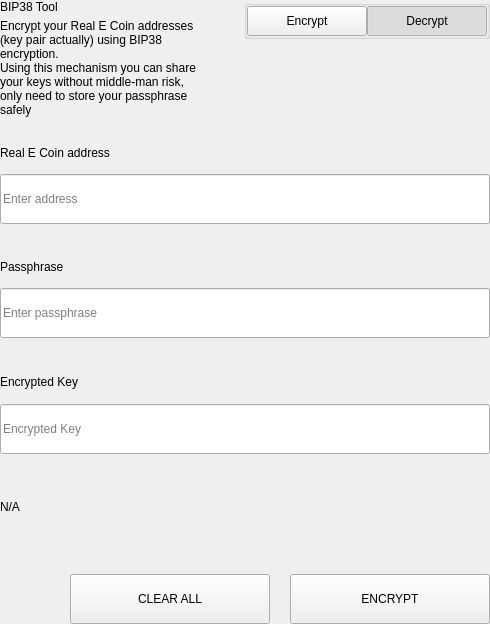
<?xml version="1.0" encoding="UTF-8"?>
<ui version="4.0">
 <class>SettingsBitToolWidget</class>
 <widget class="QWidget" name="SettingsBitToolWidget">
  <property name="geometry">
   <rect>
    <x>0</x>
    <y>0</y>
    <width>490</width>
    <height>624</height>
   </rect>
  </property>
  <property name="windowTitle">
   <string>Form</string>
  </property>
  <layout class="QVBoxLayout" name="verticalLayout">
   <property name="spacing">
    <number>0</number>
   </property>
   <property name="leftMargin">
    <number>0</number>
   </property>
   <property name="topMargin">
    <number>0</number>
   </property>
   <property name="rightMargin">
    <number>0</number>
   </property>
   <property name="bottomMargin">
    <number>0</number>
   </property>
   <item>
    <widget class="QWidget" name="left" native="true">
     <layout class="QVBoxLayout" name="verticalLayout_3">
      <property name="leftMargin">
       <number>0</number>
      </property>
      <property name="topMargin">
       <number>0</number>
      </property>
      <property name="rightMargin">
       <number>0</number>
      </property>
      <property name="bottomMargin">
       <number>0</number>
      </property>
      <item>
       <layout class="QVBoxLayout" name="verticalLayout_2">
        <property name="spacing">
         <number>0</number>
        </property>
        <item>
         <layout class="QHBoxLayout" name="horizontalLayout_3" stretch="3,1">
          <property name="spacing">
           <number>40</number>
          </property>
          <item>
           <layout class="QVBoxLayout" name="verticalLayoutTitle">
            <property name="spacing">
             <number>5</number>
            </property>
            <item>
             <widget class="QLabel" name="labelTitle">
              <property name="text">
               <string>BIP38 Tool</string>
              </property>
             </widget>
            </item>
            <item>
             <widget class="QLabel" name="labelSubtitle1">
              <property name="text">
               <string>Encrypt your Real E Coin addresses (key pair actually) using BIP38 encryption.
Using this mechanism you can share your keys without middle-man risk, only need to store your passphrase safely</string>
              </property>
              <property name="wordWrap">
               <bool>true</bool>
              </property>
             </widget>
            </item>
           </layout>
          </item>
          <item alignment="Qt::AlignTop">
           <widget class="QGroupBox" name="groupBox">
            <property name="title">
             <string/>
            </property>
            <property name="alignment">
             <set>Qt::AlignLeading|Qt::AlignLeft|Qt::AlignTop</set>
            </property>
            <layout class="QHBoxLayout" name="horizontalLayout_4">
             <property name="spacing">
              <number>0</number>
             </property>
             <property name="leftMargin">
              <number>0</number>
             </property>
             <property name="topMargin">
              <number>0</number>
             </property>
             <property name="rightMargin">
              <number>0</number>
             </property>
             <property name="bottomMargin">
              <number>0</number>
             </property>
             <item>
              <spacer name="horizontalSpacer">
               <property name="orientation">
                <enum>Qt::Horizontal</enum>
               </property>
               <property name="sizeHint" stdset="0">
                <size>
                 <width>40</width>
                 <height>20</height>
                </size>
               </property>
              </spacer>
             </item>
             <item>
              <widget class="QPushButton" name="pushLeft">
               <property name="minimumSize">
                <size>
                 <width>120</width>
                 <height>30</height>
                </size>
               </property>
               <property name="maximumSize">
                <size>
                 <width>120</width>
                 <height>30</height>
                </size>
               </property>
               <property name="focusPolicy">
                <enum>Qt::NoFocus</enum>
               </property>
               <property name="text">
                <string>Encrypt</string>
               </property>
               <property name="checkable">
                <bool>true</bool>
               </property>
               <property name="autoExclusive">
                <bool>true</bool>
               </property>
              </widget>
             </item>
             <item>
              <widget class="QPushButton" name="pushRight">
               <property name="minimumSize">
                <size>
                 <width>120</width>
                 <height>30</height>
                </size>
               </property>
               <property name="maximumSize">
                <size>
                 <width>120</width>
                 <height>30</height>
                </size>
               </property>
               <property name="focusPolicy">
                <enum>Qt::NoFocus</enum>
               </property>
               <property name="text">
                <string>Decrypt</string>
               </property>
               <property name="checkable">
                <bool>true</bool>
               </property>
               <property name="checked">
                <bool>true</bool>
               </property>
               <property name="autoExclusive">
                <bool>true</bool>
               </property>
              </widget>
             </item>
            </layout>
           </widget>
          </item>
         </layout>
        </item>
        <item>
         <widget class="QStackedWidget" name="stackedWidget">
          <property name="currentIndex">
           <number>1</number>
          </property>
          <widget class="QWidget" name="pageDecrypt">
           <layout class="QVBoxLayout" name="verticalLayout_5">
            <property name="spacing">
             <number>0</number>
            </property>
            <property name="leftMargin">
             <number>0</number>
            </property>
            <property name="topMargin">
             <number>0</number>
            </property>
            <property name="rightMargin">
             <number>0</number>
            </property>
            <property name="bottomMargin">
             <number>0</number>
            </property>
            <item>
             <widget class="QWidget" name="widget" native="true">
              <property name="minimumSize">
               <size>
                <width>0</width>
                <height>100</height>
               </size>
              </property>
              <layout class="QVBoxLayout" name="verticalLayout_4">
               <property name="spacing">
                <number>0</number>
               </property>
               <property name="leftMargin">
                <number>0</number>
               </property>
               <property name="topMargin">
                <number>0</number>
               </property>
               <property name="rightMargin">
                <number>0</number>
               </property>
               <property name="bottomMargin">
                <number>0</number>
               </property>
               <item>
                <spacer name="verticalSpacer_2">
                 <property name="orientation">
                  <enum>Qt::Vertical</enum>
                 </property>
                 <property name="sizeType">
                  <enum>QSizePolicy::Fixed</enum>
                 </property>
                 <property name="sizeHint" stdset="0">
                  <size>
                   <width>20</width>
                   <height>20</height>
                  </size>
                 </property>
                </spacer>
               </item>
               <item>
                <layout class="QHBoxLayout" name="horizontalLayout_6" stretch="2">
                 <property name="spacing">
                  <number>0</number>
                 </property>
                 <item>
                  <layout class="QVBoxLayout" name="verticalLayout_7">
                   <property name="spacing">
                    <number>9</number>
                   </property>
                   <item>
                    <widget class="QLabel" name="labelSubtitleKey">
                     <property name="minimumSize">
                      <size>
                       <width>0</width>
                       <height>20</height>
                      </size>
                     </property>
                     <property name="maximumSize">
                      <size>
                       <width>16777215</width>
                       <height>20</height>
                      </size>
                     </property>
                     <property name="text">
                      <string>Encrypted key</string>
                     </property>
                    </widget>
                   </item>
                   <item>
                    <widget class="QLineEdit" name="lineEditKey">
                     <property name="minimumSize">
                      <size>
                       <width>0</width>
                       <height>50</height>
                      </size>
                     </property>
                     <property name="maximumSize">
                      <size>
                       <width>16777215</width>
                       <height>50</height>
                      </size>
                     </property>
                     <property name="placeholderText">
                      <string>Enter a encrypted key</string>
                     </property>
                    </widget>
                   </item>
                  </layout>
                 </item>
                </layout>
               </item>
               <item>
                <spacer name="verticalSpacer_3">
                 <property name="orientation">
                  <enum>Qt::Vertical</enum>
                 </property>
                 <property name="sizeType">
                  <enum>QSizePolicy::Fixed</enum>
                 </property>
                 <property name="sizeHint" stdset="0">
                  <size>
                   <width>20</width>
                   <height>20</height>
                  </size>
                 </property>
                </spacer>
               </item>
               <item>
                <layout class="QVBoxLayout" name="verticalLayout_9">
                 <property name="spacing">
                  <number>9</number>
                 </property>
                 <item>
                  <widget class="QLabel" name="labelSubtitlePassphrase">
                   <property name="maximumSize">
                    <size>
                     <width>16777215</width>
                     <height>20</height>
                    </size>
                   </property>
                   <property name="text">
                    <string>Passphrase</string>
                   </property>
                  </widget>
                 </item>
                 <item>
                  <widget class="QLineEdit" name="lineEditPassphrase">
                   <property name="minimumSize">
                    <size>
                     <width>0</width>
                     <height>50</height>
                    </size>
                   </property>
                   <property name="maximumSize">
                    <size>
                     <width>16777215</width>
                     <height>50</height>
                    </size>
                   </property>
                   <property name="placeholderText">
                    <string>Enter a passphrase</string>
                   </property>
                  </widget>
                 </item>
                </layout>
               </item>
               <item>
                <spacer name="verticalSpacer_4">
                 <property name="orientation">
                  <enum>Qt::Vertical</enum>
                 </property>
                 <property name="sizeType">
                  <enum>QSizePolicy::Fixed</enum>
                 </property>
                 <property name="sizeHint" stdset="0">
                  <size>
                   <width>20</width>
                   <height>20</height>
                  </size>
                 </property>
                </spacer>
               </item>
               <item>
                <widget class="QWidget" name="widget_3" native="true">
                 <property name="sizePolicy">
                  <sizepolicy hsizetype="Preferred" vsizetype="Fixed">
                   <horstretch>0</horstretch>
                   <verstretch>0</verstretch>
                  </sizepolicy>
                 </property>
                 <layout class="QVBoxLayout" name="verticalLayout_10">
                  <property name="spacing">
                   <number>9</number>
                  </property>
                  <property name="leftMargin">
                   <number>0</number>
                  </property>
                  <property name="topMargin">
                   <number>0</number>
                  </property>
                  <property name="rightMargin">
                   <number>0</number>
                  </property>
                  <property name="bottomMargin">
                   <number>0</number>
                  </property>
                  <item>
                   <widget class="QLabel" name="labelSubtitleDecryptResult">
                    <property name="minimumSize">
                     <size>
                      <width>0</width>
                      <height>20</height>
                     </size>
                    </property>
                    <property name="maximumSize">
                     <size>
                      <width>16777215</width>
                      <height>20</height>
                     </size>
                    </property>
                    <property name="text">
                     <string>Decrypted address result</string>
                    </property>
                   </widget>
                  </item>
                  <item>
                   <widget class="QWidget" name="widget_4" native="true">
                    <layout class="QHBoxLayout" name="horizontalLayout" stretch="6,0,1">
                     <property name="spacing">
                      <number>0</number>
                     </property>
                     <property name="leftMargin">
                      <number>0</number>
                     </property>
                     <property name="topMargin">
                      <number>0</number>
                     </property>
                     <property name="rightMargin">
                      <number>0</number>
                     </property>
                     <property name="bottomMargin">
                      <number>0</number>
                     </property>
                     <item alignment="Qt::AlignVCenter">
                      <widget class="QLineEdit" name="lineEditDecryptResult">
                       <property name="minimumSize">
                        <size>
                         <width>0</width>
                         <height>50</height>
                        </size>
                       </property>
                       <property name="maximumSize">
                        <size>
                         <width>16777215</width>
                         <height>50</height>
                        </size>
                       </property>
                       <property name="placeholderText">
                        <string>Decrypted Address</string>
                       </property>
                      </widget>
                     </item>
                     <item>
                      <spacer name="horizontalSpacer_4">
                       <property name="orientation">
                        <enum>Qt::Horizontal</enum>
                       </property>
                       <property name="sizeType">
                        <enum>QSizePolicy::Fixed</enum>
                       </property>
                       <property name="sizeHint" stdset="0">
                        <size>
                         <width>20</width>
                         <height>50</height>
                        </size>
                       </property>
                      </spacer>
                     </item>
                     <item>
                      <widget class="QPushButton" name="pushButtonImport">
                       <property name="minimumSize">
                        <size>
                         <width>140</width>
                         <height>40</height>
                        </size>
                       </property>
                       <property name="text">
                        <string>Import Address</string>
                       </property>
                      </widget>
                     </item>
                    </layout>
                   </widget>
                  </item>
                 </layout>
                </widget>
               </item>
               <item>
                <widget class="QLabel" name="statusLabel_DEC">
                 <property name="maximumSize">
                  <size>
                   <width>16777215</width>
                   <height>40</height>
                  </size>
                 </property>
                 <property name="text">
                  <string/>
                 </property>
                </widget>
               </item>
               <item>
                <spacer name="verticalSpacer">
                 <property name="orientation">
                  <enum>Qt::Vertical</enum>
                 </property>
                 <property name="sizeType">
                  <enum>QSizePolicy::Preferred</enum>
                 </property>
                 <property name="sizeHint" stdset="0">
                  <size>
                   <width>20</width>
                   <height>20</height>
                  </size>
                 </property>
                </spacer>
               </item>
               <item>
                <layout class="QHBoxLayout" name="horizontalLayout_7">
                 <property name="spacing">
                  <number>0</number>
                 </property>
                 <item>
                  <spacer name="horizontalSpacer_5">
                   <property name="orientation">
                    <enum>Qt::Horizontal</enum>
                   </property>
                   <property name="sizeType">
                    <enum>QSizePolicy::Expanding</enum>
                   </property>
                   <property name="sizeHint" stdset="0">
                    <size>
                     <width>40</width>
                     <height>20</height>
                    </size>
                   </property>
                  </spacer>
                 </item>
                 <item>
                  <widget class="QPushButton" name="pushButtonDecryptClear">
                   <property name="minimumSize">
                    <size>
                     <width>200</width>
                     <height>50</height>
                    </size>
                   </property>
                   <property name="maximumSize">
                    <size>
                     <width>200</width>
                     <height>50</height>
                    </size>
                   </property>
                   <property name="text">
                    <string>CLEAR</string>
                   </property>
                  </widget>
                 </item>
                 <item>
                  <spacer name="horizontalSpacer_3">
                   <property name="orientation">
                    <enum>Qt::Horizontal</enum>
                   </property>
                   <property name="sizeType">
                    <enum>QSizePolicy::Fixed</enum>
                   </property>
                   <property name="sizeHint" stdset="0">
                    <size>
                     <width>20</width>
                     <height>20</height>
                    </size>
                   </property>
                  </spacer>
                 </item>
                 <item>
                  <widget class="QPushButton" name="pushButtonDecrypt">
                   <property name="minimumSize">
                    <size>
                     <width>200</width>
                     <height>50</height>
                    </size>
                   </property>
                   <property name="maximumSize">
                    <size>
                     <width>200</width>
                     <height>50</height>
                    </size>
                   </property>
                   <property name="text">
                    <string>DECRYPT KEY</string>
                   </property>
                  </widget>
                 </item>
                </layout>
               </item>
              </layout>
             </widget>
            </item>
           </layout>
          </widget>
          <widget class="QWidget" name="pageEncrypt">
           <layout class="QVBoxLayout" name="verticalLayout_11">
            <property name="spacing">
             <number>0</number>
            </property>
            <property name="leftMargin">
             <number>0</number>
            </property>
            <property name="topMargin">
             <number>0</number>
            </property>
            <property name="rightMargin">
             <number>0</number>
            </property>
            <property name="bottomMargin">
             <number>0</number>
            </property>
            <item>
             <spacer name="verticalSpacer_8">
              <property name="orientation">
               <enum>Qt::Vertical</enum>
              </property>
              <property name="sizeType">
               <enum>QSizePolicy::Fixed</enum>
              </property>
              <property name="sizeHint" stdset="0">
               <size>
                <width>20</width>
                <height>20</height>
               </size>
              </property>
             </spacer>
            </item>
            <item>
             <widget class="QWidget" name="containerAddressEnc" native="true">
              <layout class="QVBoxLayout" name="containerAddressEncLayout">
               <property name="spacing">
                <number>5</number>
               </property>
               <property name="leftMargin">
                <number>0</number>
               </property>
               <property name="topMargin">
                <number>0</number>
               </property>
               <property name="rightMargin">
                <number>0</number>
               </property>
               <property name="bottomMargin">
                <number>0</number>
               </property>
               <item>
                <widget class="QLabel" name="labelSubtitleAddress">
                 <property name="minimumSize">
                  <size>
                   <width>0</width>
                   <height>20</height>
                  </size>
                 </property>
                 <property name="maximumSize">
                  <size>
                   <width>16777215</width>
                   <height>20</height>
                  </size>
                 </property>
                 <property name="text">
                  <string>Real E Coin address</string>
                 </property>
                </widget>
               </item>
               <item>
                <widget class="QLineEdit" name="addressIn_ENC">
                 <property name="minimumSize">
                  <size>
                   <width>0</width>
                   <height>50</height>
                  </size>
                 </property>
                 <property name="placeholderText">
                  <string>Enter address</string>
                 </property>
                </widget>
               </item>
              </layout>
             </widget>
            </item>
            <item>
             <spacer name="verticalSpacer_6">
              <property name="orientation">
               <enum>Qt::Vertical</enum>
              </property>
              <property name="sizeType">
               <enum>QSizePolicy::Fixed</enum>
              </property>
              <property name="sizeHint" stdset="0">
               <size>
                <width>20</width>
                <height>20</height>
               </size>
              </property>
             </spacer>
            </item>
            <item>
             <widget class="QWidget" name="containerAddress" native="true">
              <layout class="QHBoxLayout" name="horizontalLayout_9" stretch="2">
               <property name="spacing">
                <number>0</number>
               </property>
               <property name="leftMargin">
                <number>0</number>
               </property>
               <property name="topMargin">
                <number>0</number>
               </property>
               <property name="rightMargin">
                <number>0</number>
               </property>
               <property name="bottomMargin">
                <number>0</number>
               </property>
               <item>
                <layout class="QVBoxLayout" name="verticalLayout_8">
                 <property name="spacing">
                  <number>5</number>
                 </property>
                 <item>
                  <widget class="QLabel" name="labelSubtitleMessage">
                   <property name="minimumSize">
                    <size>
                     <width>0</width>
                     <height>20</height>
                    </size>
                   </property>
                   <property name="maximumSize">
                    <size>
                     <width>16777215</width>
                     <height>20</height>
                    </size>
                   </property>
                   <property name="text">
                    <string>Passphrase</string>
                   </property>
                  </widget>
                 </item>
                 <item>
                  <widget class="QLineEdit" name="passphraseIn_ENC">
                   <property name="minimumSize">
                    <size>
                     <width>0</width>
                     <height>50</height>
                    </size>
                   </property>
                   <property name="maximumSize">
                    <size>
                     <width>16777215</width>
                     <height>50</height>
                    </size>
                   </property>
                   <property name="placeholderText">
                    <string>Enter passphrase</string>
                   </property>
                  </widget>
                 </item>
                </layout>
               </item>
              </layout>
             </widget>
            </item>
            <item>
             <spacer name="verticalSpacer_7">
              <property name="orientation">
               <enum>Qt::Vertical</enum>
              </property>
              <property name="sizeType">
               <enum>QSizePolicy::Fixed</enum>
              </property>
              <property name="sizeHint" stdset="0">
               <size>
                <width>20</width>
                <height>20</height>
               </size>
              </property>
             </spacer>
            </item>
            <item>
             <widget class="QWidget" name="widget_2" native="true">
              <property name="minimumSize">
               <size>
                <width>0</width>
                <height>75</height>
               </size>
              </property>
              <property name="maximumSize">
               <size>
                <width>16777215</width>
                <height>16777215</height>
               </size>
              </property>
              <layout class="QVBoxLayout" name="verticalLayout_6">
               <property name="leftMargin">
                <number>0</number>
               </property>
               <property name="topMargin">
                <number>0</number>
               </property>
               <property name="rightMargin">
                <number>0</number>
               </property>
               <property name="bottomMargin">
                <number>0</number>
               </property>
               <item>
                <widget class="QLabel" name="labelSubtitleEncryptedKey">
                 <property name="minimumSize">
                  <size>
                   <width>0</width>
                   <height>20</height>
                  </size>
                 </property>
                 <property name="maximumSize">
                  <size>
                   <width>16777215</width>
                   <height>20</height>
                  </size>
                 </property>
                 <property name="text">
                  <string>Encrypted Key</string>
                 </property>
                </widget>
               </item>
               <item>
                <widget class="QLineEdit" name="encryptedKeyOut_ENC">
                 <property name="minimumSize">
                  <size>
                   <width>0</width>
                   <height>50</height>
                  </size>
                 </property>
                 <property name="placeholderText">
                  <string>Encrypted Key</string>
                 </property>
                </widget>
               </item>
              </layout>
             </widget>
            </item>
            <item>
             <widget class="QLabel" name="statusLabel_ENC">
              <property name="text">
               <string notr="true">N/A</string>
              </property>
             </widget>
            </item>
            <item>
             <spacer name="verticalSpacer_5">
              <property name="orientation">
               <enum>Qt::Vertical</enum>
              </property>
              <property name="sizeType">
               <enum>QSizePolicy::Fixed</enum>
              </property>
              <property name="sizeHint" stdset="0">
               <size>
                <width>20</width>
                <height>20</height>
               </size>
              </property>
             </spacer>
            </item>
            <item>
             <layout class="QHBoxLayout" name="horizontalLayout_8">
              <property name="spacing">
               <number>0</number>
              </property>
              <item>
               <spacer name="horizontalSpacer_6">
                <property name="orientation">
                 <enum>Qt::Horizontal</enum>
                </property>
                <property name="sizeType">
                 <enum>QSizePolicy::Expanding</enum>
                </property>
                <property name="sizeHint" stdset="0">
                 <size>
                  <width>40</width>
                  <height>20</height>
                 </size>
                </property>
               </spacer>
              </item>
              <item>
               <widget class="QPushButton" name="pushButtonClear">
                <property name="minimumSize">
                 <size>
                  <width>200</width>
                  <height>50</height>
                 </size>
                </property>
                <property name="focusPolicy">
                 <enum>Qt::NoFocus</enum>
                </property>
                <property name="text">
                 <string>CLEAR ALL</string>
                </property>
               </widget>
              </item>
              <item>
               <spacer name="horizontalSpacer_2">
                <property name="orientation">
                 <enum>Qt::Horizontal</enum>
                </property>
                <property name="sizeType">
                 <enum>QSizePolicy::Fixed</enum>
                </property>
                <property name="sizeHint" stdset="0">
                 <size>
                  <width>20</width>
                  <height>20</height>
                 </size>
                </property>
               </spacer>
              </item>
              <item>
               <widget class="QPushButton" name="pushButtonEncrypt">
                <property name="minimumSize">
                 <size>
                  <width>200</width>
                  <height>50</height>
                 </size>
                </property>
                <property name="maximumSize">
                 <size>
                  <width>200</width>
                  <height>50</height>
                 </size>
                </property>
                <property name="focusPolicy">
                 <enum>Qt::NoFocus</enum>
                </property>
                <property name="text">
                 <string>ENCRYPT</string>
                </property>
               </widget>
              </item>
             </layout>
            </item>
           </layout>
          </widget>
         </widget>
        </item>
       </layout>
      </item>
     </layout>
    </widget>
   </item>
  </layout>
 </widget>
 <resources/>
 <connections/>
</ui>
